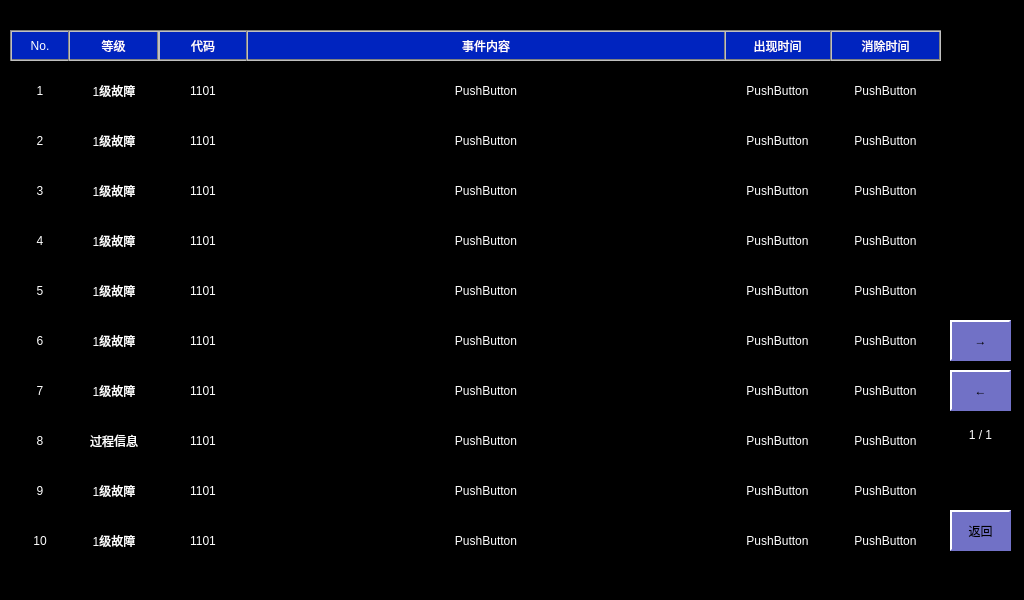
<?xml version="1.0" encoding="UTF-8"?>
<ui version="4.0">
 <class>HistoryFault</class>
 <widget class="QWidget" name="HistoryFault">
  <property name="geometry">
   <rect>
    <x>0</x>
    <y>0</y>
    <width>1024</width>
    <height>600</height>
   </rect>
  </property>
  <property name="windowTitle">
   <string>Form</string>
  </property>
  <property name="styleSheet">
   <string notr="true">QLabel
{
	color: white;
	border: 2px groove, gray;
    border-color: gray;
	font: 18px, &quot;微软雅黑&quot;;
}

QWidget
{
	background-color: black;
}

QPushButton
{
	color: white;
	border: 2px groove, gray;
    border-color: gray;
	border-width: 0px;
	font: 18px, &quot;微软雅黑&quot;;
}</string>
  </property>
  <widget class="QLabel" name="label">
   <property name="geometry">
    <rect>
     <x>10</x>
     <y>30</y>
     <width>60</width>
     <height>31</height>
    </rect>
   </property>
   <property name="styleSheet">
    <string notr="true">background-color: rgb(0, 36, 191);</string>
   </property>
   <property name="text">
    <string>No.</string>
   </property>
   <property name="alignment">
    <set>Qt::AlignCenter</set>
   </property>
  </widget>
  <widget class="QLabel" name="lblPage">
   <property name="geometry">
    <rect>
     <x>940</x>
     <y>420</y>
     <width>81</width>
     <height>30</height>
    </rect>
   </property>
   <property name="styleSheet">
    <string notr="true">background-color: black;
border: 0px;
color: white;</string>
   </property>
   <property name="text">
    <string>1 / 1</string>
   </property>
   <property name="alignment">
    <set>Qt::AlignCenter</set>
   </property>
  </widget>
  <widget class="QLabel" name="label_3">
   <property name="geometry">
    <rect>
     <x>158</x>
     <y>30</y>
     <width>90</width>
     <height>31</height>
    </rect>
   </property>
   <property name="styleSheet">
    <string notr="true">background-color: rgb(0, 36, 191);</string>
   </property>
   <property name="text">
    <string>代码</string>
   </property>
   <property name="alignment">
    <set>Qt::AlignCenter</set>
   </property>
  </widget>
  <widget class="QLabel" name="label_5">
   <property name="geometry">
    <rect>
     <x>722</x>
     <y>30</y>
     <width>111</width>
     <height>31</height>
    </rect>
   </property>
   <property name="styleSheet">
    <string notr="true">background-color: rgb(0, 36, 191);</string>
   </property>
   <property name="text">
    <string>出现时间</string>
   </property>
   <property name="alignment">
    <set>Qt::AlignCenter</set>
   </property>
  </widget>
  <widget class="QPushButton" name="btnNextPage">
   <property name="geometry">
    <rect>
     <x>950</x>
     <y>320</y>
     <width>61</width>
     <height>41</height>
    </rect>
   </property>
   <property name="styleSheet">
    <string notr="true">QPushButton
{
	font: 33px, &quot;微软雅黑&quot;;
    color: black;
	background-color: rgb(113, 113, 198);
	border:2px solid white; 
    border-right-color: rgb(113, 113, 198); 
    border-bottom-color: rgb(113, 113, 198);
}

QPushButton:disabled
{
	font: 33px, &quot;微软雅黑&quot;;
    color: white;
	background-color: rgb(113, 113, 198);
	border:2px solid white; 
    border-right-color: rgb(113, 113, 198); 
    border-bottom-color: rgb(113, 113, 198);
}

QPushButton:pressed
{
	font: 33px, &quot;微软雅黑&quot;;
    color: white;
	background-color: rgb(0, 0, 255); 
	border:2px solid white; 
	border-left-color: qlineargradient(x1: 0, y1: 0, x2: 1, y2: 0, 
                        stop: 0 gray, stop: 1 black); 			border-top-color: qlineargradient(x1: 0, y1: 0, x2: 0, 										y2: 1, stop: 0 gray, stop: 1 black);
  border-right-color: white; border-bottom-color: white;
}</string>
   </property>
   <property name="text">
    <string>→</string>
   </property>
  </widget>
  <widget class="QLabel" name="label_4">
   <property name="geometry">
    <rect>
     <x>246</x>
     <y>30</y>
     <width>480</width>
     <height>31</height>
    </rect>
   </property>
   <property name="styleSheet">
    <string notr="true">background-color: rgb(0, 36, 191);</string>
   </property>
   <property name="text">
    <string>事件内容</string>
   </property>
   <property name="alignment">
    <set>Qt::AlignCenter</set>
   </property>
  </widget>
  <widget class="QPushButton" name="btnPreviousPage">
   <property name="geometry">
    <rect>
     <x>950</x>
     <y>370</y>
     <width>61</width>
     <height>41</height>
    </rect>
   </property>
   <property name="styleSheet">
    <string notr="true">QPushButton
{
	font: 33px, &quot;微软雅黑&quot;;
    color: black;
	background-color: rgb(113, 113, 198);
	border:2px solid white; 
    border-right-color: rgb(113, 113, 198); 
    border-bottom-color: rgb(113, 113, 198);
}

QPushButton:disabled
{
	font: 33px, &quot;微软雅黑&quot;;
    color: white;
	background-color: rgb(113, 113, 198);
	border:2px solid white; 
    border-right-color: rgb(113, 113, 198); 
    border-bottom-color: rgb(113, 113, 198);
}

QPushButton:pressed
{
	font: 33px, &quot;微软雅黑&quot;;
    color: white;
	background-color: rgb(0, 0, 255); 
	border:2px solid white; 
	border-left-color: qlineargradient(x1: 0, y1: 0, x2: 1, y2: 0, 
                        stop: 0 gray, stop: 1 black); 			border-top-color: qlineargradient(x1: 0, y1: 0, x2: 0, 										y2: 1, stop: 0 gray, stop: 1 black);
  border-right-color: white; border-bottom-color: white;
}</string>
   </property>
   <property name="text">
    <string>←</string>
   </property>
  </widget>
  <widget class="QLabel" name="label_2">
   <property name="geometry">
    <rect>
     <x>68</x>
     <y>30</y>
     <width>91</width>
     <height>31</height>
    </rect>
   </property>
   <property name="styleSheet">
    <string notr="true">background-color: rgb(0, 36, 191);</string>
   </property>
   <property name="text">
    <string>等级</string>
   </property>
   <property name="alignment">
    <set>Qt::AlignCenter</set>
   </property>
  </widget>
  <widget class="QPushButton" name="btnBack">
   <property name="geometry">
    <rect>
     <x>950</x>
     <y>510</y>
     <width>61</width>
     <height>41</height>
    </rect>
   </property>
   <property name="styleSheet">
    <string notr="true">QPushButton
{
	font: 18px, &quot;微软雅黑&quot;;
    color: black;
	background-color: rgb(113, 113, 198);
	border:2px solid white; 
    border-right-color: rgb(113, 113, 198); 
    border-bottom-color: rgb(113, 113, 198);
}

QPushButton:disabled
{
	font: 18px, &quot;微软雅黑&quot;;
    color: white;
	background-color: rgb(113, 113, 198);
	border:2px solid white; 
    border-right-color: rgb(113, 113, 198); 
    border-bottom-color: rgb(113, 113, 198);
}

QPushButton:pressed
{
	font: 18px, &quot;微软雅黑&quot;;
    color: white;
	background-color: rgb(0, 0, 255); 
	border:2px solid white; 
	border-left-color: qlineargradient(x1: 0, y1: 0, x2: 1, y2: 0, 
                        stop: 0 gray, stop: 1 black); 			border-top-color: qlineargradient(x1: 0, y1: 0, x2: 0, 										y2: 1, stop: 0 gray, stop: 1 black);
  border-right-color: white; border-bottom-color: white;
}</string>
   </property>
   <property name="text">
    <string>返回</string>
   </property>
  </widget>
  <widget class="QPushButton" name="btnLine3Code">
   <property name="geometry">
    <rect>
     <x>158</x>
     <y>170</y>
     <width>90</width>
     <height>41</height>
    </rect>
   </property>
   <property name="focusPolicy">
    <enum>Qt::NoFocus</enum>
   </property>
   <property name="styleSheet">
    <string notr="true"/>
   </property>
   <property name="text">
    <string>1101</string>
   </property>
  </widget>
  <widget class="QPushButton" name="btnLine3Name">
   <property name="geometry">
    <rect>
     <x>246</x>
     <y>170</y>
     <width>480</width>
     <height>41</height>
    </rect>
   </property>
   <property name="focusPolicy">
    <enum>Qt::NoFocus</enum>
   </property>
   <property name="styleSheet">
    <string notr="true"/>
   </property>
   <property name="text">
    <string>PushButton</string>
   </property>
  </widget>
  <widget class="QPushButton" name="btnLine3Level">
   <property name="geometry">
    <rect>
     <x>68</x>
     <y>170</y>
     <width>92</width>
     <height>41</height>
    </rect>
   </property>
   <property name="focusPolicy">
    <enum>Qt::NoFocus</enum>
   </property>
   <property name="styleSheet">
    <string notr="true"/>
   </property>
   <property name="text">
    <string>1级故障</string>
   </property>
  </widget>
  <widget class="QPushButton" name="btnLine7Code">
   <property name="geometry">
    <rect>
     <x>158</x>
     <y>370</y>
     <width>90</width>
     <height>41</height>
    </rect>
   </property>
   <property name="focusPolicy">
    <enum>Qt::NoFocus</enum>
   </property>
   <property name="styleSheet">
    <string notr="true"/>
   </property>
   <property name="text">
    <string>1101</string>
   </property>
  </widget>
  <widget class="QPushButton" name="btnLine8Time">
   <property name="geometry">
    <rect>
     <x>722</x>
     <y>420</y>
     <width>111</width>
     <height>41</height>
    </rect>
   </property>
   <property name="focusPolicy">
    <enum>Qt::NoFocus</enum>
   </property>
   <property name="styleSheet">
    <string notr="true">QPushButton
{
	color: white;
	border: 2px groove, gray;
    border-color: gray;
	border-width: 0px;
	font: 16px, &quot;微软雅黑&quot;;
}</string>
   </property>
   <property name="text">
    <string>PushButton</string>
   </property>
  </widget>
  <widget class="QPushButton" name="btnLine4Level">
   <property name="geometry">
    <rect>
     <x>68</x>
     <y>220</y>
     <width>92</width>
     <height>41</height>
    </rect>
   </property>
   <property name="focusPolicy">
    <enum>Qt::NoFocus</enum>
   </property>
   <property name="styleSheet">
    <string notr="true"/>
   </property>
   <property name="text">
    <string>1级故障</string>
   </property>
  </widget>
  <widget class="QPushButton" name="btnLine5Time">
   <property name="geometry">
    <rect>
     <x>722</x>
     <y>270</y>
     <width>111</width>
     <height>41</height>
    </rect>
   </property>
   <property name="focusPolicy">
    <enum>Qt::NoFocus</enum>
   </property>
   <property name="styleSheet">
    <string notr="true">QPushButton
{
	color: white;
	border: 2px groove, gray;
    border-color: gray;
	border-width: 0px;
	font: 16px, &quot;微软雅黑&quot;;
}</string>
   </property>
   <property name="text">
    <string>PushButton</string>
   </property>
  </widget>
  <widget class="QPushButton" name="btnLine1Time">
   <property name="geometry">
    <rect>
     <x>722</x>
     <y>70</y>
     <width>111</width>
     <height>41</height>
    </rect>
   </property>
   <property name="focusPolicy">
    <enum>Qt::NoFocus</enum>
   </property>
   <property name="styleSheet">
    <string notr="true">QPushButton
{
	color: white;
	border: 2px groove, gray;
    border-color: gray;
	border-width: 0px;
	font: 16px, &quot;微软雅黑&quot;;
}</string>
   </property>
   <property name="text">
    <string>PushButton</string>
   </property>
  </widget>
  <widget class="QPushButton" name="btnLine2Number">
   <property name="geometry">
    <rect>
     <x>10</x>
     <y>120</y>
     <width>60</width>
     <height>41</height>
    </rect>
   </property>
   <property name="focusPolicy">
    <enum>Qt::NoFocus</enum>
   </property>
   <property name="styleSheet">
    <string notr="true"/>
   </property>
   <property name="text">
    <string>2</string>
   </property>
  </widget>
  <widget class="QPushButton" name="btnLine4Name">
   <property name="geometry">
    <rect>
     <x>246</x>
     <y>220</y>
     <width>480</width>
     <height>41</height>
    </rect>
   </property>
   <property name="focusPolicy">
    <enum>Qt::NoFocus</enum>
   </property>
   <property name="styleSheet">
    <string notr="true"/>
   </property>
   <property name="text">
    <string>PushButton</string>
   </property>
  </widget>
  <widget class="QPushButton" name="btnLine2Level">
   <property name="geometry">
    <rect>
     <x>68</x>
     <y>120</y>
     <width>92</width>
     <height>41</height>
    </rect>
   </property>
   <property name="focusPolicy">
    <enum>Qt::NoFocus</enum>
   </property>
   <property name="styleSheet">
    <string notr="true"/>
   </property>
   <property name="text">
    <string>1级故障</string>
   </property>
  </widget>
  <widget class="QPushButton" name="btnLine2Time">
   <property name="geometry">
    <rect>
     <x>722</x>
     <y>120</y>
     <width>111</width>
     <height>41</height>
    </rect>
   </property>
   <property name="focusPolicy">
    <enum>Qt::NoFocus</enum>
   </property>
   <property name="styleSheet">
    <string notr="true">QPushButton
{
	color: white;
	border: 2px groove, gray;
    border-color: gray;
	border-width: 0px;
	font: 16px, &quot;微软雅黑&quot;;
}</string>
   </property>
   <property name="text">
    <string>PushButton</string>
   </property>
  </widget>
  <widget class="QPushButton" name="btnLine5Name">
   <property name="geometry">
    <rect>
     <x>246</x>
     <y>270</y>
     <width>480</width>
     <height>41</height>
    </rect>
   </property>
   <property name="focusPolicy">
    <enum>Qt::NoFocus</enum>
   </property>
   <property name="styleSheet">
    <string notr="true"/>
   </property>
   <property name="text">
    <string>PushButton</string>
   </property>
  </widget>
  <widget class="QPushButton" name="btnLine5Number">
   <property name="geometry">
    <rect>
     <x>10</x>
     <y>270</y>
     <width>60</width>
     <height>41</height>
    </rect>
   </property>
   <property name="focusPolicy">
    <enum>Qt::NoFocus</enum>
   </property>
   <property name="styleSheet">
    <string notr="true"/>
   </property>
   <property name="text">
    <string>5</string>
   </property>
  </widget>
  <widget class="QPushButton" name="btnLine1Number">
   <property name="geometry">
    <rect>
     <x>10</x>
     <y>70</y>
     <width>60</width>
     <height>41</height>
    </rect>
   </property>
   <property name="focusPolicy">
    <enum>Qt::NoFocus</enum>
   </property>
   <property name="styleSheet">
    <string notr="true"/>
   </property>
   <property name="text">
    <string>1</string>
   </property>
  </widget>
  <widget class="QPushButton" name="btnLine1Code">
   <property name="geometry">
    <rect>
     <x>158</x>
     <y>70</y>
     <width>90</width>
     <height>41</height>
    </rect>
   </property>
   <property name="focusPolicy">
    <enum>Qt::NoFocus</enum>
   </property>
   <property name="styleSheet">
    <string notr="true"/>
   </property>
   <property name="text">
    <string>1101</string>
   </property>
  </widget>
  <widget class="QPushButton" name="btnLine6Code">
   <property name="geometry">
    <rect>
     <x>158</x>
     <y>320</y>
     <width>90</width>
     <height>41</height>
    </rect>
   </property>
   <property name="focusPolicy">
    <enum>Qt::NoFocus</enum>
   </property>
   <property name="styleSheet">
    <string notr="true"/>
   </property>
   <property name="text">
    <string>1101</string>
   </property>
  </widget>
  <widget class="QPushButton" name="btnLine2Code">
   <property name="geometry">
    <rect>
     <x>158</x>
     <y>120</y>
     <width>90</width>
     <height>41</height>
    </rect>
   </property>
   <property name="focusPolicy">
    <enum>Qt::NoFocus</enum>
   </property>
   <property name="styleSheet">
    <string notr="true"/>
   </property>
   <property name="text">
    <string>1101</string>
   </property>
  </widget>
  <widget class="QPushButton" name="btnLine6Name">
   <property name="geometry">
    <rect>
     <x>246</x>
     <y>320</y>
     <width>480</width>
     <height>41</height>
    </rect>
   </property>
   <property name="focusPolicy">
    <enum>Qt::NoFocus</enum>
   </property>
   <property name="styleSheet">
    <string notr="true"/>
   </property>
   <property name="text">
    <string>PushButton</string>
   </property>
  </widget>
  <widget class="QPushButton" name="btnLine5Level">
   <property name="geometry">
    <rect>
     <x>68</x>
     <y>270</y>
     <width>92</width>
     <height>41</height>
    </rect>
   </property>
   <property name="focusPolicy">
    <enum>Qt::NoFocus</enum>
   </property>
   <property name="styleSheet">
    <string notr="true"/>
   </property>
   <property name="text">
    <string>1级故障</string>
   </property>
  </widget>
  <widget class="QPushButton" name="btnLine7Time">
   <property name="geometry">
    <rect>
     <x>722</x>
     <y>370</y>
     <width>111</width>
     <height>41</height>
    </rect>
   </property>
   <property name="focusPolicy">
    <enum>Qt::NoFocus</enum>
   </property>
   <property name="styleSheet">
    <string notr="true">QPushButton
{
	color: white;
	border: 2px groove, gray;
    border-color: gray;
	border-width: 0px;
	font: 16px, &quot;微软雅黑&quot;;
}</string>
   </property>
   <property name="text">
    <string>PushButton</string>
   </property>
  </widget>
  <widget class="QPushButton" name="btnLine8Number">
   <property name="geometry">
    <rect>
     <x>10</x>
     <y>420</y>
     <width>60</width>
     <height>41</height>
    </rect>
   </property>
   <property name="focusPolicy">
    <enum>Qt::NoFocus</enum>
   </property>
   <property name="styleSheet">
    <string notr="true"/>
   </property>
   <property name="text">
    <string>8</string>
   </property>
  </widget>
  <widget class="QPushButton" name="btnLine4Time">
   <property name="geometry">
    <rect>
     <x>722</x>
     <y>220</y>
     <width>111</width>
     <height>41</height>
    </rect>
   </property>
   <property name="focusPolicy">
    <enum>Qt::NoFocus</enum>
   </property>
   <property name="styleSheet">
    <string notr="true">QPushButton
{
	color: white;
	border: 2px groove, gray;
    border-color: gray;
	border-width: 0px;
	font: 16px, &quot;微软雅黑&quot;;
}</string>
   </property>
   <property name="text">
    <string>PushButton</string>
   </property>
  </widget>
  <widget class="QPushButton" name="btnLine6Level">
   <property name="geometry">
    <rect>
     <x>68</x>
     <y>320</y>
     <width>92</width>
     <height>41</height>
    </rect>
   </property>
   <property name="focusPolicy">
    <enum>Qt::NoFocus</enum>
   </property>
   <property name="styleSheet">
    <string notr="true"/>
   </property>
   <property name="text">
    <string>1级故障</string>
   </property>
  </widget>
  <widget class="QPushButton" name="btnLine7Name">
   <property name="geometry">
    <rect>
     <x>246</x>
     <y>370</y>
     <width>480</width>
     <height>41</height>
    </rect>
   </property>
   <property name="focusPolicy">
    <enum>Qt::NoFocus</enum>
   </property>
   <property name="styleSheet">
    <string notr="true"/>
   </property>
   <property name="text">
    <string>PushButton</string>
   </property>
  </widget>
  <widget class="QPushButton" name="btnLine7Level">
   <property name="geometry">
    <rect>
     <x>68</x>
     <y>370</y>
     <width>92</width>
     <height>41</height>
    </rect>
   </property>
   <property name="focusPolicy">
    <enum>Qt::NoFocus</enum>
   </property>
   <property name="styleSheet">
    <string notr="true"/>
   </property>
   <property name="text">
    <string>1级故障</string>
   </property>
  </widget>
  <widget class="QPushButton" name="btnLine1Level">
   <property name="geometry">
    <rect>
     <x>68</x>
     <y>70</y>
     <width>92</width>
     <height>41</height>
    </rect>
   </property>
   <property name="focusPolicy">
    <enum>Qt::NoFocus</enum>
   </property>
   <property name="styleSheet">
    <string notr="true"/>
   </property>
   <property name="text">
    <string>1级故障</string>
   </property>
  </widget>
  <widget class="QPushButton" name="btnLine4Number">
   <property name="geometry">
    <rect>
     <x>10</x>
     <y>220</y>
     <width>60</width>
     <height>41</height>
    </rect>
   </property>
   <property name="focusPolicy">
    <enum>Qt::NoFocus</enum>
   </property>
   <property name="styleSheet">
    <string notr="true"/>
   </property>
   <property name="text">
    <string>4</string>
   </property>
  </widget>
  <widget class="QPushButton" name="btnLine3Time">
   <property name="geometry">
    <rect>
     <x>722</x>
     <y>170</y>
     <width>111</width>
     <height>41</height>
    </rect>
   </property>
   <property name="focusPolicy">
    <enum>Qt::NoFocus</enum>
   </property>
   <property name="styleSheet">
    <string notr="true">QPushButton
{
	color: white;
	border: 2px groove, gray;
    border-color: gray;
	border-width: 0px;
	font: 16px, &quot;微软雅黑&quot;;
}</string>
   </property>
   <property name="text">
    <string>PushButton</string>
   </property>
  </widget>
  <widget class="QPushButton" name="btnLine5Code">
   <property name="geometry">
    <rect>
     <x>158</x>
     <y>270</y>
     <width>90</width>
     <height>41</height>
    </rect>
   </property>
   <property name="focusPolicy">
    <enum>Qt::NoFocus</enum>
   </property>
   <property name="styleSheet">
    <string notr="true"/>
   </property>
   <property name="text">
    <string>1101</string>
   </property>
  </widget>
  <widget class="QPushButton" name="btnLine8Name">
   <property name="geometry">
    <rect>
     <x>246</x>
     <y>420</y>
     <width>480</width>
     <height>41</height>
    </rect>
   </property>
   <property name="focusPolicy">
    <enum>Qt::NoFocus</enum>
   </property>
   <property name="styleSheet">
    <string notr="true"/>
   </property>
   <property name="text">
    <string>PushButton</string>
   </property>
  </widget>
  <widget class="QPushButton" name="btnLine6Time">
   <property name="geometry">
    <rect>
     <x>722</x>
     <y>320</y>
     <width>111</width>
     <height>41</height>
    </rect>
   </property>
   <property name="focusPolicy">
    <enum>Qt::NoFocus</enum>
   </property>
   <property name="styleSheet">
    <string notr="true">QPushButton
{
	color: white;
	border: 2px groove, gray;
    border-color: gray;
	border-width: 0px;
	font: 16px, &quot;微软雅黑&quot;;
}</string>
   </property>
   <property name="text">
    <string>PushButton</string>
   </property>
  </widget>
  <widget class="QPushButton" name="btnLine7Number">
   <property name="geometry">
    <rect>
     <x>10</x>
     <y>370</y>
     <width>60</width>
     <height>41</height>
    </rect>
   </property>
   <property name="focusPolicy">
    <enum>Qt::NoFocus</enum>
   </property>
   <property name="styleSheet">
    <string notr="true"/>
   </property>
   <property name="text">
    <string>7</string>
   </property>
  </widget>
  <widget class="QPushButton" name="btnLine8Code">
   <property name="geometry">
    <rect>
     <x>158</x>
     <y>420</y>
     <width>90</width>
     <height>41</height>
    </rect>
   </property>
   <property name="focusPolicy">
    <enum>Qt::NoFocus</enum>
   </property>
   <property name="styleSheet">
    <string notr="true"/>
   </property>
   <property name="text">
    <string>1101</string>
   </property>
  </widget>
  <widget class="QPushButton" name="btnLine8Level">
   <property name="geometry">
    <rect>
     <x>68</x>
     <y>420</y>
     <width>92</width>
     <height>41</height>
    </rect>
   </property>
   <property name="focusPolicy">
    <enum>Qt::NoFocus</enum>
   </property>
   <property name="styleSheet">
    <string notr="true"/>
   </property>
   <property name="text">
    <string>过程信息</string>
   </property>
  </widget>
  <widget class="QPushButton" name="btnLine1Name">
   <property name="geometry">
    <rect>
     <x>246</x>
     <y>70</y>
     <width>480</width>
     <height>41</height>
    </rect>
   </property>
   <property name="focusPolicy">
    <enum>Qt::NoFocus</enum>
   </property>
   <property name="styleSheet">
    <string notr="true"/>
   </property>
   <property name="text">
    <string>PushButton</string>
   </property>
  </widget>
  <widget class="QPushButton" name="btnLine4Code">
   <property name="geometry">
    <rect>
     <x>158</x>
     <y>220</y>
     <width>90</width>
     <height>41</height>
    </rect>
   </property>
   <property name="focusPolicy">
    <enum>Qt::NoFocus</enum>
   </property>
   <property name="styleSheet">
    <string notr="true"/>
   </property>
   <property name="text">
    <string>1101</string>
   </property>
  </widget>
  <widget class="QPushButton" name="btnLine3Number">
   <property name="geometry">
    <rect>
     <x>10</x>
     <y>170</y>
     <width>60</width>
     <height>41</height>
    </rect>
   </property>
   <property name="focusPolicy">
    <enum>Qt::NoFocus</enum>
   </property>
   <property name="styleSheet">
    <string notr="true"/>
   </property>
   <property name="text">
    <string>3</string>
   </property>
  </widget>
  <widget class="QPushButton" name="btnLine2Name">
   <property name="geometry">
    <rect>
     <x>246</x>
     <y>120</y>
     <width>480</width>
     <height>41</height>
    </rect>
   </property>
   <property name="focusPolicy">
    <enum>Qt::NoFocus</enum>
   </property>
   <property name="styleSheet">
    <string notr="true"/>
   </property>
   <property name="text">
    <string>PushButton</string>
   </property>
  </widget>
  <widget class="QPushButton" name="btnLine6Number">
   <property name="geometry">
    <rect>
     <x>10</x>
     <y>320</y>
     <width>60</width>
     <height>41</height>
    </rect>
   </property>
   <property name="focusPolicy">
    <enum>Qt::NoFocus</enum>
   </property>
   <property name="styleSheet">
    <string notr="true"/>
   </property>
   <property name="text">
    <string>6</string>
   </property>
  </widget>
  <widget class="QPushButton" name="btnLine10Code">
   <property name="geometry">
    <rect>
     <x>158</x>
     <y>520</y>
     <width>90</width>
     <height>41</height>
    </rect>
   </property>
   <property name="focusPolicy">
    <enum>Qt::NoFocus</enum>
   </property>
   <property name="styleSheet">
    <string notr="true"/>
   </property>
   <property name="text">
    <string>1101</string>
   </property>
  </widget>
  <widget class="QPushButton" name="btnLine10Level">
   <property name="geometry">
    <rect>
     <x>68</x>
     <y>520</y>
     <width>92</width>
     <height>41</height>
    </rect>
   </property>
   <property name="focusPolicy">
    <enum>Qt::NoFocus</enum>
   </property>
   <property name="styleSheet">
    <string notr="true"/>
   </property>
   <property name="text">
    <string>1级故障</string>
   </property>
  </widget>
  <widget class="QPushButton" name="btnLine10Time">
   <property name="geometry">
    <rect>
     <x>722</x>
     <y>520</y>
     <width>111</width>
     <height>41</height>
    </rect>
   </property>
   <property name="focusPolicy">
    <enum>Qt::NoFocus</enum>
   </property>
   <property name="styleSheet">
    <string notr="true">QPushButton
{
	color: white;
	border: 2px groove, gray;
    border-color: gray;
	border-width: 0px;
	font: 16px, &quot;微软雅黑&quot;;
}</string>
   </property>
   <property name="text">
    <string>PushButton</string>
   </property>
  </widget>
  <widget class="QPushButton" name="btnLine9Code">
   <property name="geometry">
    <rect>
     <x>158</x>
     <y>470</y>
     <width>90</width>
     <height>41</height>
    </rect>
   </property>
   <property name="focusPolicy">
    <enum>Qt::NoFocus</enum>
   </property>
   <property name="styleSheet">
    <string notr="true"/>
   </property>
   <property name="text">
    <string>1101</string>
   </property>
  </widget>
  <widget class="QPushButton" name="btnLine9Name">
   <property name="geometry">
    <rect>
     <x>246</x>
     <y>470</y>
     <width>480</width>
     <height>41</height>
    </rect>
   </property>
   <property name="focusPolicy">
    <enum>Qt::NoFocus</enum>
   </property>
   <property name="styleSheet">
    <string notr="true"/>
   </property>
   <property name="text">
    <string>PushButton</string>
   </property>
  </widget>
  <widget class="QPushButton" name="btnLine10Name">
   <property name="geometry">
    <rect>
     <x>246</x>
     <y>520</y>
     <width>480</width>
     <height>41</height>
    </rect>
   </property>
   <property name="focusPolicy">
    <enum>Qt::NoFocus</enum>
   </property>
   <property name="styleSheet">
    <string notr="true"/>
   </property>
   <property name="text">
    <string>PushButton</string>
   </property>
  </widget>
  <widget class="QPushButton" name="btnLine9Level">
   <property name="geometry">
    <rect>
     <x>68</x>
     <y>470</y>
     <width>92</width>
     <height>41</height>
    </rect>
   </property>
   <property name="focusPolicy">
    <enum>Qt::NoFocus</enum>
   </property>
   <property name="styleSheet">
    <string notr="true"/>
   </property>
   <property name="text">
    <string>1级故障</string>
   </property>
  </widget>
  <widget class="QPushButton" name="btnLine10Number">
   <property name="geometry">
    <rect>
     <x>10</x>
     <y>520</y>
     <width>60</width>
     <height>41</height>
    </rect>
   </property>
   <property name="focusPolicy">
    <enum>Qt::NoFocus</enum>
   </property>
   <property name="styleSheet">
    <string notr="true"/>
   </property>
   <property name="text">
    <string>10</string>
   </property>
  </widget>
  <widget class="QPushButton" name="btnLine9Number">
   <property name="geometry">
    <rect>
     <x>10</x>
     <y>470</y>
     <width>60</width>
     <height>41</height>
    </rect>
   </property>
   <property name="focusPolicy">
    <enum>Qt::NoFocus</enum>
   </property>
   <property name="styleSheet">
    <string notr="true"/>
   </property>
   <property name="text">
    <string>9</string>
   </property>
  </widget>
  <widget class="QPushButton" name="btnLine9Time">
   <property name="geometry">
    <rect>
     <x>722</x>
     <y>470</y>
     <width>111</width>
     <height>41</height>
    </rect>
   </property>
   <property name="focusPolicy">
    <enum>Qt::NoFocus</enum>
   </property>
   <property name="styleSheet">
    <string notr="true">QPushButton
{
	color: white;
	border: 2px groove, gray;
    border-color: gray;
	border-width: 0px;
	font: 16px, &quot;微软雅黑&quot;;
}</string>
   </property>
   <property name="text">
    <string>PushButton</string>
   </property>
  </widget>
  <widget class="QPushButton" name="btnLine8EndTime">
   <property name="geometry">
    <rect>
     <x>830</x>
     <y>420</y>
     <width>111</width>
     <height>41</height>
    </rect>
   </property>
   <property name="focusPolicy">
    <enum>Qt::NoFocus</enum>
   </property>
   <property name="styleSheet">
    <string notr="true">QPushButton
{
	color: white;
	border: 2px groove, gray;
    border-color: gray;
	border-width: 0px;
	font: 16px, &quot;微软雅黑&quot;;
}</string>
   </property>
   <property name="text">
    <string>PushButton</string>
   </property>
  </widget>
  <widget class="QLabel" name="label_6">
   <property name="geometry">
    <rect>
     <x>830</x>
     <y>30</y>
     <width>111</width>
     <height>31</height>
    </rect>
   </property>
   <property name="styleSheet">
    <string notr="true">background-color: rgb(0, 36, 191);</string>
   </property>
   <property name="text">
    <string>消除时间</string>
   </property>
   <property name="alignment">
    <set>Qt::AlignCenter</set>
   </property>
  </widget>
  <widget class="QPushButton" name="btnLine9EndTime">
   <property name="geometry">
    <rect>
     <x>830</x>
     <y>470</y>
     <width>111</width>
     <height>41</height>
    </rect>
   </property>
   <property name="focusPolicy">
    <enum>Qt::NoFocus</enum>
   </property>
   <property name="styleSheet">
    <string notr="true">QPushButton
{
	color: white;
	border: 2px groove, gray;
    border-color: gray;
	border-width: 0px;
	font: 16px, &quot;微软雅黑&quot;;
}</string>
   </property>
   <property name="text">
    <string>PushButton</string>
   </property>
  </widget>
  <widget class="QPushButton" name="btnLine1EndTime">
   <property name="geometry">
    <rect>
     <x>830</x>
     <y>70</y>
     <width>111</width>
     <height>41</height>
    </rect>
   </property>
   <property name="focusPolicy">
    <enum>Qt::NoFocus</enum>
   </property>
   <property name="styleSheet">
    <string notr="true">QPushButton
{
	color: white;
	border: 2px groove, gray;
    border-color: gray;
	border-width: 0px;
	font: 16px, &quot;微软雅黑&quot;;
}</string>
   </property>
   <property name="text">
    <string>PushButton</string>
   </property>
  </widget>
  <widget class="QPushButton" name="btnLine4EndTime">
   <property name="geometry">
    <rect>
     <x>830</x>
     <y>220</y>
     <width>111</width>
     <height>41</height>
    </rect>
   </property>
   <property name="focusPolicy">
    <enum>Qt::NoFocus</enum>
   </property>
   <property name="styleSheet">
    <string notr="true">QPushButton
{
	color: white;
	border: 2px groove, gray;
    border-color: gray;
	border-width: 0px;
	font: 16px, &quot;微软雅黑&quot;;
}</string>
   </property>
   <property name="text">
    <string>PushButton</string>
   </property>
  </widget>
  <widget class="QPushButton" name="btnLine3EndTime">
   <property name="geometry">
    <rect>
     <x>830</x>
     <y>170</y>
     <width>111</width>
     <height>41</height>
    </rect>
   </property>
   <property name="focusPolicy">
    <enum>Qt::NoFocus</enum>
   </property>
   <property name="styleSheet">
    <string notr="true">QPushButton
{
	color: white;
	border: 2px groove, gray;
    border-color: gray;
	border-width: 0px;
	font: 16px, &quot;微软雅黑&quot;;
}</string>
   </property>
   <property name="text">
    <string>PushButton</string>
   </property>
  </widget>
  <widget class="QPushButton" name="btnLine10EndTime">
   <property name="geometry">
    <rect>
     <x>830</x>
     <y>520</y>
     <width>111</width>
     <height>41</height>
    </rect>
   </property>
   <property name="focusPolicy">
    <enum>Qt::NoFocus</enum>
   </property>
   <property name="styleSheet">
    <string notr="true">QPushButton
{
	color: white;
	border: 2px groove, gray;
    border-color: gray;
	border-width: 0px;
	font: 16px, &quot;微软雅黑&quot;;
}</string>
   </property>
   <property name="text">
    <string>PushButton</string>
   </property>
  </widget>
  <widget class="QPushButton" name="btnLine2EndTime">
   <property name="geometry">
    <rect>
     <x>830</x>
     <y>120</y>
     <width>111</width>
     <height>41</height>
    </rect>
   </property>
   <property name="focusPolicy">
    <enum>Qt::NoFocus</enum>
   </property>
   <property name="styleSheet">
    <string notr="true">QPushButton
{
	color: white;
	border: 2px groove, gray;
    border-color: gray;
	border-width: 0px;
	font: 16px, &quot;微软雅黑&quot;;
}</string>
   </property>
   <property name="text">
    <string>PushButton</string>
   </property>
  </widget>
  <widget class="QPushButton" name="btnLine7EndTime">
   <property name="geometry">
    <rect>
     <x>830</x>
     <y>370</y>
     <width>111</width>
     <height>41</height>
    </rect>
   </property>
   <property name="focusPolicy">
    <enum>Qt::NoFocus</enum>
   </property>
   <property name="styleSheet">
    <string notr="true">QPushButton
{
	color: white;
	border: 2px groove, gray;
    border-color: gray;
	border-width: 0px;
	font: 16px, &quot;微软雅黑&quot;;
}</string>
   </property>
   <property name="text">
    <string>PushButton</string>
   </property>
  </widget>
  <widget class="QPushButton" name="btnLine6EndTime">
   <property name="geometry">
    <rect>
     <x>830</x>
     <y>320</y>
     <width>111</width>
     <height>41</height>
    </rect>
   </property>
   <property name="focusPolicy">
    <enum>Qt::NoFocus</enum>
   </property>
   <property name="styleSheet">
    <string notr="true">QPushButton
{
	color: white;
	border: 2px groove, gray;
    border-color: gray;
	border-width: 0px;
	font: 16px, &quot;微软雅黑&quot;;
}</string>
   </property>
   <property name="text">
    <string>PushButton</string>
   </property>
  </widget>
  <widget class="QPushButton" name="btnLine5EndTime">
   <property name="geometry">
    <rect>
     <x>830</x>
     <y>270</y>
     <width>111</width>
     <height>41</height>
    </rect>
   </property>
   <property name="focusPolicy">
    <enum>Qt::NoFocus</enum>
   </property>
   <property name="styleSheet">
    <string notr="true">QPushButton
{
	color: white;
	border: 2px groove, gray;
    border-color: gray;
	border-width: 0px;
	font: 16px, &quot;微软雅黑&quot;;
}</string>
   </property>
   <property name="text">
    <string>PushButton</string>
   </property>
  </widget>
 </widget>
 <resources/>
 <connections/>
</ui>
